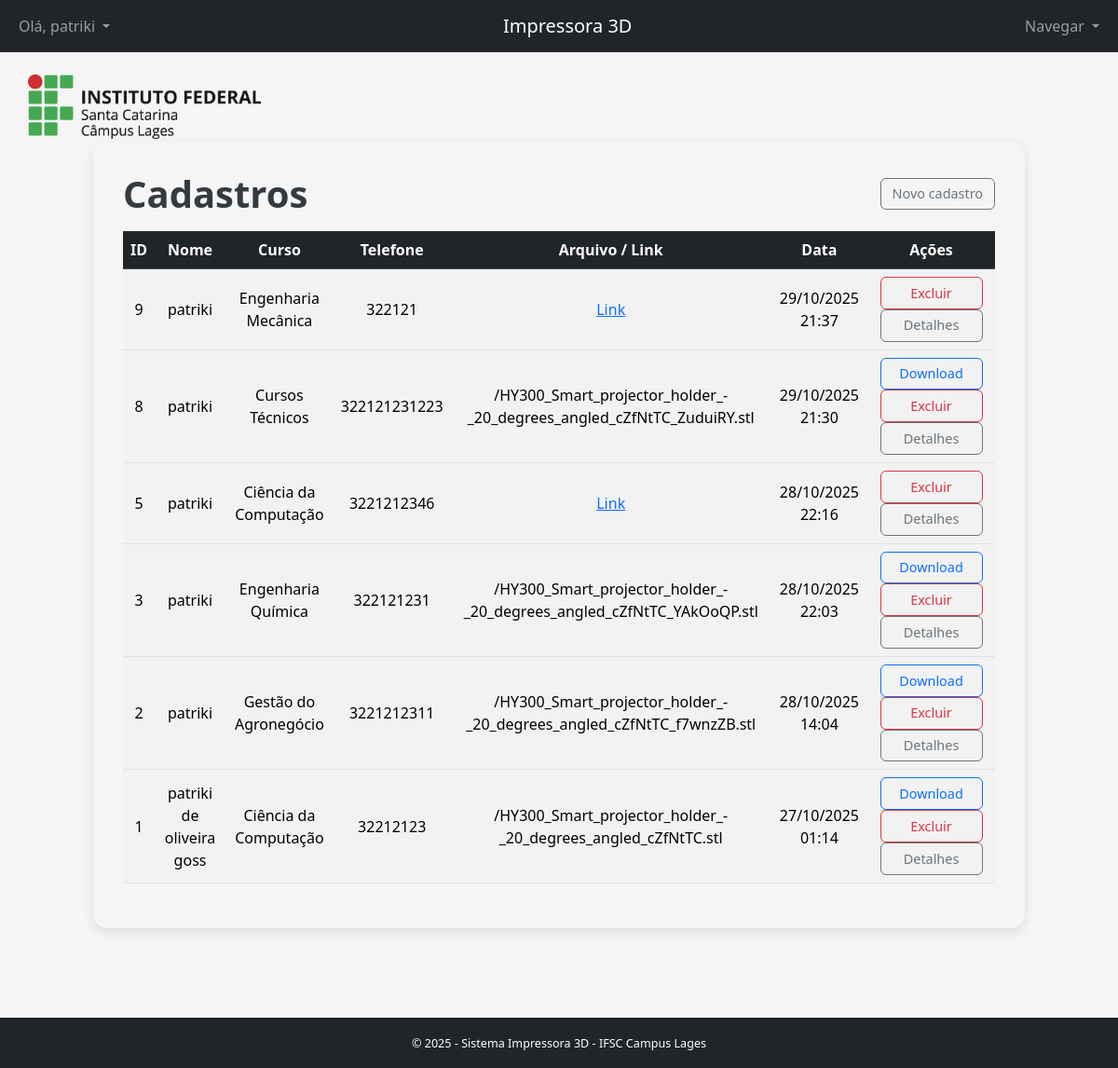
The page /lista/ (signed in) on the database as committed earlier.
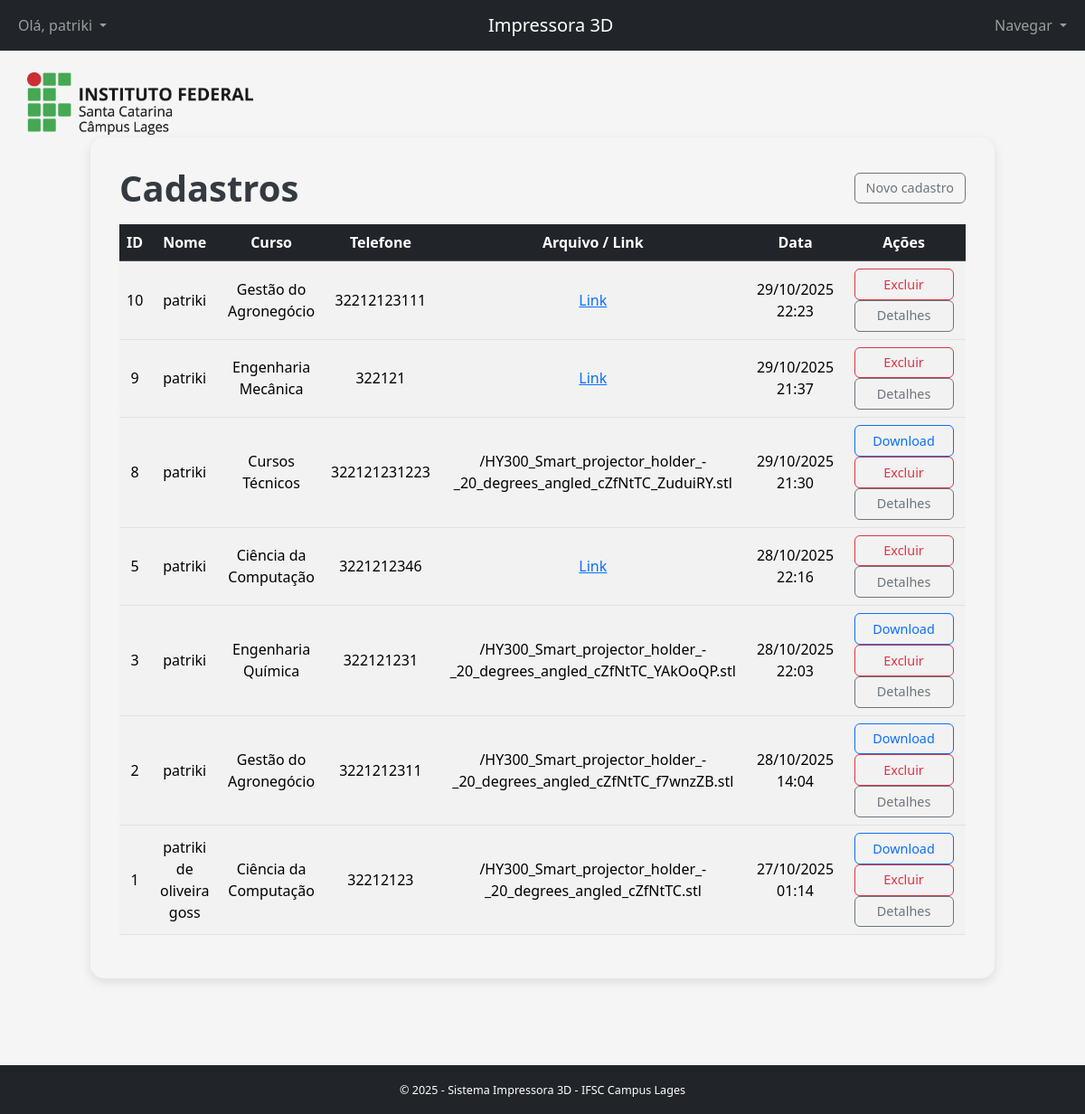
The same page on the database as committed later.
### core/models.py (models this page shows, shortened)
class Models(models.Model):
    nome = models.CharField(max_length=50)
    curso = models.CharField(max_length=20, choices=CursoChoices.choices)
    quant_de_pecas = models.IntegerField()
    cor = models.CharField(max_length=20)
    telefone = models.IntegerField(unique=True)
    arq_upload = models.FileField(upload_to="arquivos/", blank=True, null=True)
    arq_link = models.URLField(blank=True, null=True)
    data_envio = models.DateTimeField(default=timezone.now)
    tipo_preenchimento = models.CharField(max_length=50, blank=True, null=True)
    porcentagem_preenchimento = models.IntegerField(blank=True, null=True)
    resolucao = models.CharField(max_length=20, choices=Resolucao.choices, blank=True, null=True)
    qual_impressora = models.CharField(max_length=20, choices=ImpressorasChoice.choices, blank=True, null=True)
    tipo_filamento = models.CharField(max_length=20, choices=TipoFilamento.choices, blank=True, null=True)
    created_at = models.DateTimeField(auto_now_add=True)

### core/views.py (the view)
# urls.py: path('lista/', views.lista_models, name='lista_models'),
@login_required
def lista_models(request):
    items = Models.objects.order_by('-created_at')
    return render(request, 'core/lista.html', {'items': items})

### core/templates/core/lista.html (shortened to what this page needs)
{% extends 'core/base.html' %}
{% load static %}
{% block extra_css %}
<link rel="stylesheet" href="{% static 'core/css/lista.css' %}">
{% endblock %}
{% block content %}
<div class="lista-box">
    <div class="d-flex justify-content-between align-items-center mb-3">
        <h1>Cadastros</h1>
        <a href="{% url 'core:cadastro' %}" class="btn btn-outline-secondary btn-lista">Novo cadastro</a>
    </div>
    {% if items %}
    <div class="table-responsive">
        <table class="table table-striped table-hover align-middle text-center">
            <thead class="table-dark">
                <tr>
                    <th>ID</th>
                    <th>Nome</th>
                    <th>Curso</th>
                    <th>Telefone</th>
                    <th>Arquivo / Link</th>
                    <th>Data</th>
                    <th>Ações</th>
                </tr>
            </thead>
            <tbody>
            {% for it in items %}
                <tr>
                    <td>{{ it.id }}</td>
                    <td>{{ it.nome }}</td>
                    <td>{{ it.get_curso_display }}</td>
                    <td>{{ it.telefone }}</td>
                    <td>
                        {% if it.arq_upload %}
                            {{ it.arq_upload.name|slice:"8:" }}
                        {% elif it.arq_link %}
                            <a href="{{ it.arq_link }}" target="_blank">Link</a>
                        {% else %}
                            -
                        {% endif %}
                    </td>
                    <td>{{ it.data_envio|date:"d/m/Y H:i" }}</td>
                    <td>
                        {% if it.arq_upload %}
                        <a href="{% url 'core:download_arquivo' it.pk %}" class="btn btn-outline-primary btn-lista">Download</a>
                        {% endif %}
                        <a href="{% url 'core:excluir' it.pk %}" class="btn btn-outline-danger btn-lista">Excluir</a>
                        <button class="btn btn-outline-secondary btn-lista" type="button"
                                onclick="toggleDetalhes({{ it.id }})">
                            Detalhes
                        </button>
                    </td>
                </tr>
            {% endfor %}
            </tbody>
        </table>
    </div>
    {% else %}
        <p class="text-center">Nenhum cadastro ainda.</p>
    {% endif %}
</div>
{% endblock %}

Rows that differ between the two databases and show on the page:
added Models: id "10", nome "patriki", curso "Gestão do Agronegócio", telefone "32212123111", data_envio "29/10/2025 22:23"
